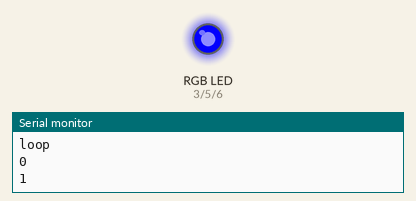
Simulated run of this sketch. Board: Arduino Uno, built with avr-gcc and run on an emulated ATmega328P. Parts: an RGB LED mixed from three pins (HIGH = lit), the last lines printed to the serial monitor. Dim RGB values are drawn brighter than linear.

Above: at 0.05 s.
At 1.3 s:
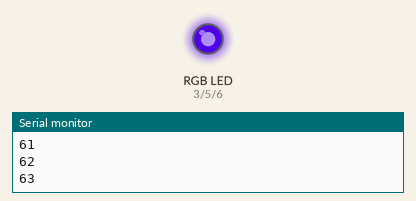
At 2.6 s:
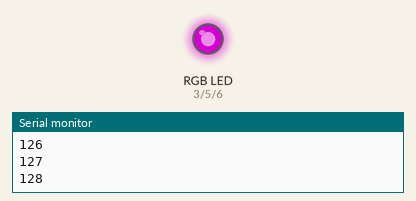
At 5.15 s:
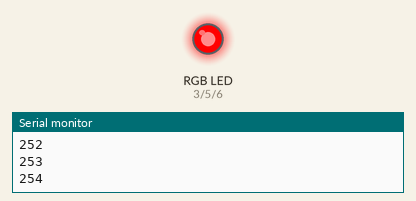
Timing chart, 0 to 6.7 s (numbered marks = the images above):
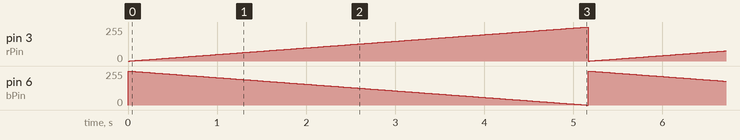

Measured:
- by itself, pin 3 (rPin): ramps from 0/255 to 255/255 and jumps back, once every 5.2 s
- by itself, pin 6 (bPin): ramps from 255/255 to 0/255 and jumps back, once every 5.2 s

The sketch:

03-RB-crossFade.ino
```cpp
// RGB cross fade
//
// two RGB channels are controlled WITHIN a single FOR .. LOOP
// https://www.arduino.cc/reference/en/language/structure/control-structure/for/


// led PINs
int rPin = 3;
int gPin = 5;
int bPin = 6;

// led states


void setup() {
  // put your setup code here, to run once:

  // set pinModes
  pinMode(rPin, OUTPUT);
  pinMode(gPin, OUTPUT);
  pinMode(bPin, OUTPUT);

  // start serial
  Serial.begin(9600);
}

void loop() {

  // put your main code here, to run repeatedly:
  Serial.println("loop");

  for (int brightness = 0; brightness <= 255; brightness ++) {
     analogWrite( rPin, brightness);
     analogWrite( bPin, 255-brightness);
     delay(20);
     Serial.println(brightness);
  }

  // can you write a loop that fades down?
}
```
